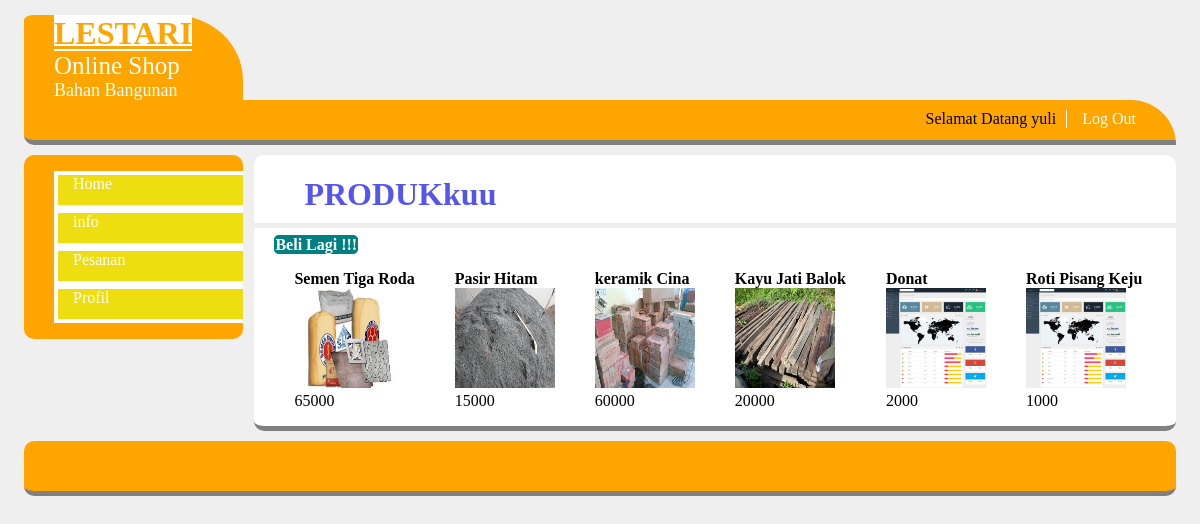
Page /master/member/index.php (signed in) on the committed database.
### tables this page shows
CREATE TABLE IF NOT EXISTS `tb_user` (
  `USERNAME` varchar(50) NOT NULL,
  `PASSWORD` varchar(100) DEFAULT NULL,
  `NAMA` varchar(30) DEFAULT NULL,
  `TMP_LAHIR` varchar(30) DEFAULT NULL,
  `TGL_LAHIR` date DEFAULT NULL,
  `JK` char(1) DEFAULT NULL,
  `ALAMAT` varchar(50) DEFAULT NULL,
  `KOTA` varchar(20) DEFAULT NULL,
  `LEVEL` varchar(20) DEFAULT NULL
);

CREATE TABLE IF NOT EXISTS `tb_produk` (
`ID_P` int(11) NOT NULL,
  `ID_J` int(11) DEFAULT NULL,
  `NAMA_P` varchar(50) DEFAULT NULL,
  `KETERANGAN_P` text,
  `GAMBAR_P` varchar(50) DEFAULT NULL,
  `HARGA_P` int(11) DEFAULT NULL
);

### master/member/produk.php (the view, shortened to what this page needs)
<?php
	$act =$_GET["act"];
	switch ($act){
		default:
			$select = mysql_query("select * from tb_produk order by ID_P desc");
			?>
			<h1>PRODUKkuu</h1>
			<hr size="5" color="#eee">
			<a class="tambah" href="aksi.php?module=transaksi&act=insert"><b>Beli Lagi !!!</b></a>
			<?php
					echo "<br>";
				while ($data_produk=mysql_fetch_array($select)){
					?>
					<ul class="produk">
						<li><b><?php echo $data_produk['NAMA_P']?></b></li>
						<li><img width="100px" height="100px" src="../../image/<?php echo $data_produk['GAMBAR_P']?>"></li>
						<li><?php echo $data_produk['HARGA_P']?></li>
					</ul>
				<?php
					}
			break;
				?>
		<?php
	}
?>

### master/nav.php (shortened to what this page needs)
<?php
	$id=$_SESSION ['username'];
	$select_user=mysql_query("select * from tb_user where USERNAME='$id'");
	$data_user=mysql_fetch_array($select_user);
?>
<ul>
	<li>Selamat Datang <?php echo $data_user['NAMA'];?></li>
	<li><a href="../logout.php">Log Out</a></li>
</ul>

### css/style.css (style rules this page uses)
body { background: #efefef; width: 96%; height:auto; margin:auto; }
h1 { padding-left: 50px; color:#5555ee; margin-bottom:10px; }
#menu ul { float:right; list-style:none; margin:15px; font-family:verdana; }
#menu ul li { margin-right:10px; margin-top:-5px; float:left; }
#menu ul li a { display:block; text-decoration:none; font-size:16px; color:white; padding:0 15px; border-left:1px solid white; }
a { text-decoration: none; }
.tambah { margin-left: 20px; list-style: none; text-decoration: none; border-radius: 5px; border: 1px solid teal; color: white; background: teal; }
.produk { list-style: none; float: left; }

### rows in the picture
tb_user: NAMA "yuli"
tb_produk: NAMA_P "Semen Tiga Roda", GAMBAR_P (picture), HARGA_P "65000"
tb_produk: NAMA_P "Pasir Hitam", GAMBAR_P (picture), HARGA_P "15000"
tb_produk: NAMA_P "keramik Cina", GAMBAR_P (picture), HARGA_P "60000"
tb_produk: NAMA_P "Kayu Jati Balok", GAMBAR_P (picture), HARGA_P "20000"
tb_produk: NAMA_P "Donat", GAMBAR_P (picture), HARGA_P "2000"
tb_produk: NAMA_P "Roti Pisang Keju", GAMBAR_P (picture), HARGA_P "1000"
